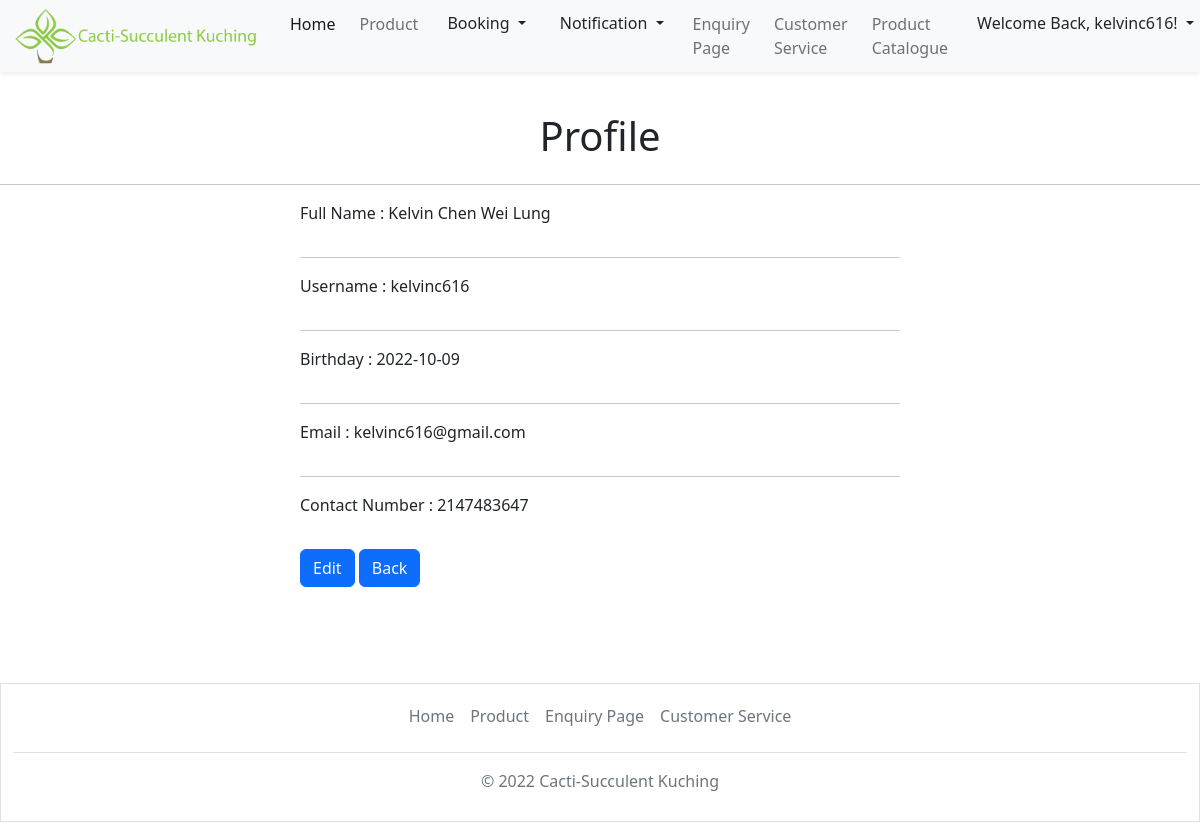
The page /profile.php?id=22 (signed in) on the database its author committed.
### tables this page shows
CREATE TABLE `users` (
  `id` int(100) NOT NULL,
  `username` varchar(100) NOT NULL,
  `full_name` varchar(100) DEFAULT NULL,
  `birthday` date DEFAULT NULL,
  `contact_number` varchar(100) DEFAULT NULL,
  `email` varchar(100) NOT NULL,
  `user_type` varchar(100) NOT NULL,
  `password` varchar(100) NOT NULL
);

### profile.php (the view, shortened to what this page needs)
<?php
 include('Account.php');
?>
<!doctype html>
<html lang="en">
    <head>
        <link rel="stylesheet" href="styles\homepage.css">
        <link href="https://cdn.jsdelivr.net/npm/bootstrap@5.2.2/dist/css/bootstrap.min.css" rel="stylesheet">
    </head>
<body>
<nav class="navbar navbar-expand-lg">
    <div class="container-fluid fixed-top shadow-sm bg-light">
        <a class="navbar-brand" href="home.php">
            <img src="images\logo.png" alt="logo" style="width:250px;" class="rounded-pill">
        </a>
        <div class="collapse navbar-collapse justify-content-end" id="collapsibleNavbar">
            <ul class="navbar-nav">
                <li class="nav-item p-1">
                    <a class="nav-link active" href="home.php">Home</a>
                </li>
                <li class="nav-item p-1">
                    <a class="nav-link" href="#">Product</a>
                </li>
                <li class="nav-item p-1">
                    <div class="dropdown">
                        <button class="btn dropdown-toggle" type="button" data-bs-toggle="dropdown" aria-expanded="false">
                             Booking
                        </button>
                    </div>
                </li>
                <li class="nav-item p-1">
                    <div class="dropdown" >
                        <button class="btn dropdown-toggle" type="button" data-bs-toggle="dropdown" data-bs-auto-close="false" aria-expanded="false">
                             Notification
                        </button>
                    </div>
                </li>
                <li class="nav-item p-1">
                    <a class="nav-link" href="enquiryPage.php">Enquiry Page</a>
                </li>
                <li class="nav-item p-1">
                    <a class="nav-link" href="customerservice.php">Customer Service</a>
                </li>
                <li class="nav-item p-1">
                    <a class="nav-link" href="productcatalogue.php">Product Catalogue</a>
                </li>
                <li class="nav-item p-1">
                    <div class="dropdown">
                        <button class="btn dropdown-toggle" type="button" data-bs-toggle="dropdown" aria-expanded="false">
                             Welcome Back, <?php echo $_SESSION['user']['username']; ?>!
                        </button>
                    </div>
                </li>
            </ul>
        </div>
    </div>
</nav>
<br></br><br></br>
<div class="row mx-auto my-auto">
        <div class="col">
            <h1 class="text-center">Profile</h1>
        </div>
    </div>
<hr>
<?php
  if(isset($_GET['id'])){
  $id = mysqli_real_escape_string($con, $_GET['id']);
  $sql="SELECT * FROM users WHERE id='$id' ";
  $result = mysqli_query($con,$sql);
if($userInfo=mysqli_fetch_assoc($result))
{
?>
<div style="width:600px; margin:0px auto">
          <form class="" action="" method="POST">
              <div class="form-group pb-3">
                <div>Full Name :
                  <?php echo $userInfo['full_name']; ?>
                </div>
              </div>
              <hr>
              <div class="form-group pb-3">
                <div>Username :
                  <?php echo $userInfo['username']; ?>
                </div>
              </div>
              <hr>
              <div class="form-group pb-3">
                <div>Birthday :
                  <?php echo $userInfo['birthday']; ?>
                </div>
              </div>
              <hr>
              <div class="form-group pb-3">
                <div>Email :
                  <?php echo $userInfo['email']; ?>
                </div>
              </div>
              <hr>
              <div class="form-group pb-3">
                <div>Contact Number :
                  <?php echo $userInfo['contact_number']; ?>
                </div>
              </div>
              <div class="form-group pt-3">
                <button type="submit" name="edit" class="btn btn-primary"><a class="text-light text-decoration-none" href="editprofile.php?id=<?= $userInfo['id']; ?>">Edit</a></button>
                <button type="submit" name="back" class="btn btn-primary"><a class="text-light text-decoration-none" href="home.php">Back</a></button>
              </div>
            </form>
            <?php
              }
            }
          ?>
</div>
<br></br><br></br>
<div class="container-fluid border" style="width: 100%;">
  <footer class="py-1 my-2 ">
    <ul class="nav justify-content-center border-bottom pb-3 mb-3">
      <li class="nav-item"><a href="home.php" class="nav-link px-2 text-muted">Home</a></li>
      <li class="nav-item"><a href="#" class="nav-link px-2 text-muted">Product</a></li>
      <li class="nav-item"><a href="#" class="nav-link px-2 text-muted">Enquiry Page</a></li>
      <li class="nav-item"><a href="#" class="nav-link px-2 text-muted">Customer Service</a></li>
    </ul>
    <p class="text-center text-muted">© 2022 Cacti-Succulent Kuching</p>
  </footer>
</div>
</body>
</html>

### rows shown on the page
users: full_name "Kelvin Chen Wei Lung", username "kelvinc616", birthday "2022-10-09", email "kelvinc616@gmail.com", contact_number "2147483647"

### other values the page prints
$_SESSION['user']['username'] "kelvinc616"
